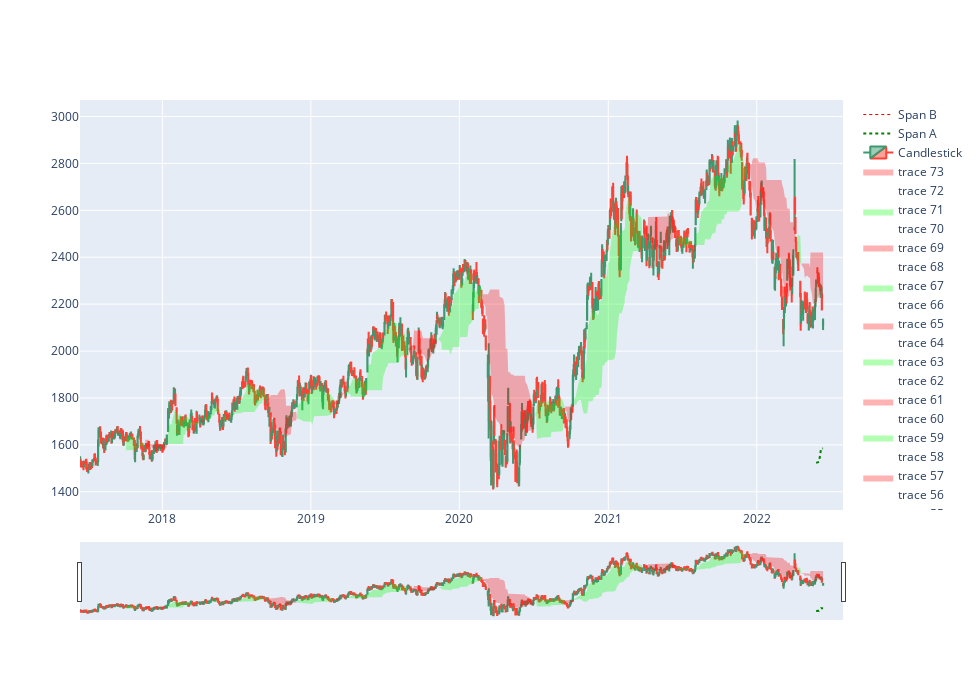

The cell this chart's notebook holds for it:
### Code cell
# test_df = get_stock_df_from_csv("HDFC_BO")
plot_ichimoku(test_df, "HDFC_BO")
